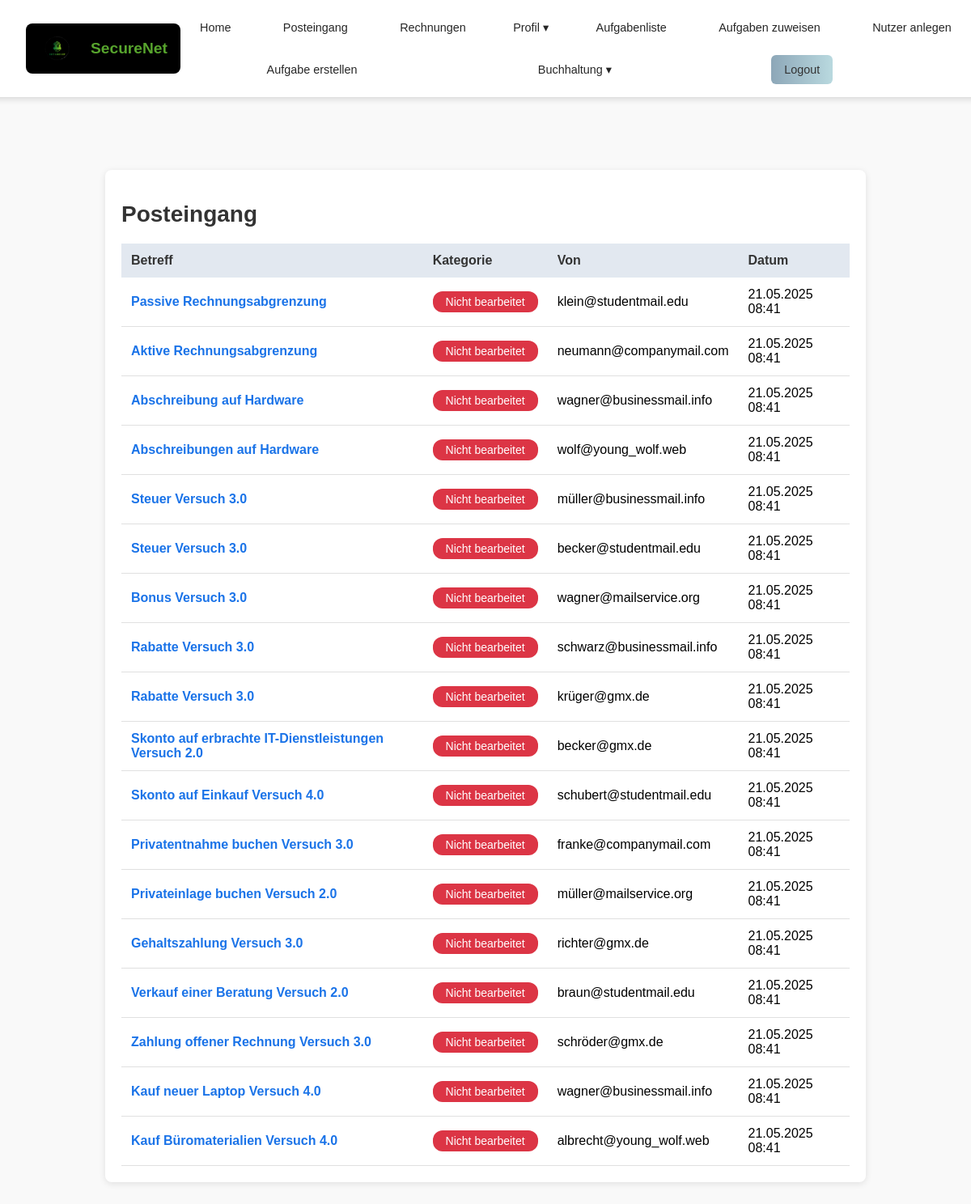
The page /posts/posteingang/ (signed in) on the database its author committed.
### posts/models.py (models this page shows, shortened)
class Mail(models.Model):
    nutzer = models.ForeignKey(settings.AUTH_USER_MODEL, on_delete=models.CASCADE)
    aufgabe = models.ForeignKey(Aufgabe_neu, on_delete=models.CASCADE, null=True, blank=True)
    absender = models.ForeignKey(Absender, on_delete=models.CASCADE, null=True, blank=True)  # Neu
    betreff = models.CharField(max_length=255)
    mailtext = models.TextField()
    versuch = models.PositiveIntegerField(default=1)
    von = models.CharField(max_length=100, default="system@secure-net.de")
    absender_name = models.CharField(max_length=100, default="")  # Neuer Name
    absender_adresse = models.CharField(max_length=255, default="")  # Neue Adresse
    datum = models.DateTimeField(auto_now_add=True)
    status = models.CharField(max_length=50, choices=[
        ('nicht bearbeitet', 'Nicht bearbeitet'),
        ('bearbeitet', 'Bearbeitet')
    ], default='nicht bearbeitet')

class Absender(models.Model):
    name = models.CharField(max_length=100,null=True)
    email = models.EmailField(max_length=100,null=True)
    straße = models.CharField(max_length=255,null=True)
    stadt = models.CharField(max_length=100,null=True)
    plz = models.CharField(max_length=10,null=True)
    telnr = models.IntegerField(null=True)

### posts/views.py (the view)
# urls.py: path('posteingang/', views.posteingang, name='posteingang'),
@login_required
def posteingang(request):
    mails = Mail.objects.filter(nutzer_id=request.user.id).order_by('-datum')
    for mail in mails:
        buchung_vorhanden = Buchung.objects.filter(
            aufgabe=mail.aufgabe,
            nutzer=request.user,
            versuch=mail.versuch  # Korrekte Zuordnung zum Versuch
        ).exists()
        if buchung_vorhanden:
            mail.status = 'bearbeitet'
        mail.save()
    return render(request, 'posts/posteingang.html', {'mails': mails})

### posts/templates/posts/posteingang.html (shortened to what this page needs)
{% extends 'master_layout.html' %}
{% load static%}
{% block css %}
<link rel="stylesheet" href="{% static 'css/posteingang.css' %}">
{% endblock %}
{% block content %}
    <div class="container">
        <h1 class="title">Posteingang</h1>
        <div class="table-container">
            <table class="mail-table">
                <thead>
                    <tr>
                        <th>Betreff</th>
                        <th>Kategorie</th>
                        <th>Von</th>
                        <th>Datum</th>
                    </tr>
                </thead>
                <tbody>
                    {% for mail in mails %}
                    <tr class="mail-row" onclick="window.location='{% url 'posts:mail_detail' mail.id %}'">
                        <td>
                            <span class="mail-subject">{{ mail.betreff }}</span>
                        </td>
                        <td>
                            {% if mail.status == 'bearbeitet' %}
                                <span class="status status-bearbeitet">Bearbeitet</span>
                            {% else %}
                                <span class="status status-nicht-bearbeitet">Nicht bearbeitet</span>
                            {% endif %}
                        </td>
                        <td>{{ mail.absender.email }}</td>
                        <td>{{ mail.datum|date:"d.m.Y H:i" }}</td>
                    </tr>
                    {% empty %}
                    <tr>
                        <td colspan="4" class="empty-row">Keine Mails verfügbar.</td>
                    </tr>
                    {% endfor %}
                </tbody>
            </table>
        </div>
    </div>
{% endblock %}

### assets/css/master_layout.css (style rules this page uses)
body { margin: 0; padding: 0; font-family: Arial, sans-serif; background-color: #f9f9f9; }

### static/css/posteingang.css (style rules this page uses)
.container { max-width: 900px; margin: 50px auto; padding: 20px; background-color: #ffffff; border-radius: 8px; box-shadow: 0px 2px 8px rgba(0, 0, 0, 0.1); }
.title { font-size: 28px; color: #333333; margin-bottom: 20px; }
.table-container { overflow-x: auto; }
.mail-table { width: 100%; border-collapse: collapse; font-size: 16px; }
.mail-table th { background-color: #e2e8f0; color: #333333; padding: 12px; text-align: left; }
.mail-table td { padding: 12px; border-bottom: 1px solid #e0e0e0; cursor: pointer; }
.mail-subject { font-weight: bold; color: #1a73e8; }
.status { padding: 5px 10px; border-radius: 12px; font-size: 14px; color: #ffffff; display: inline-block; white-space: nowrap; min-width: 110px; text-align: center; }
.status-nicht-bearbeitet { background-color: #dc3545; }

### rows shown on the page
Mail: betreff "Passive Rechnungsabgrenzung", status "Nicht bearbeitet", absender.email "klein@studentmail.edu", datum "21.05.2025 08:41"
Mail: betreff "Aktive Rechnungsabgrenzung", status "Nicht bearbeitet", absender.email "neumann@companymail.com", datum "21.05.2025 08:41"
Mail: betreff "Abschreibung auf Hardware", status "Nicht bearbeitet", absender.email "wagner@businessmail.info", datum "21.05.2025 08:41"
Mail: betreff "Abschreibungen auf Hardware", status "Nicht bearbeitet", absender.email "wolf@young_wolf.web", datum "21.05.2025 08:41"
Mail: betreff "Steuer Versuch 3.0", status "Nicht bearbeitet", absender.email "müller@businessmail.info", datum "21.05.2025 08:41"
Mail: betreff "Steuer Versuch 3.0", status "Nicht bearbeitet", absender.email "becker@studentmail.edu", datum "21.05.2025 08:41"
Mail: betreff "Bonus Versuch 3.0", status "Nicht bearbeitet", absender.email "wagner@mailservice.org", datum "21.05.2025 08:41"
Mail: betreff "Rabatte Versuch 3.0", status "Nicht bearbeitet", absender.email "schwarz@businessmail.info", datum "21.05.2025 08:41"
Mail: betreff "Rabatte Versuch 3.0", status "Nicht bearbeitet", absender.email "krüger@gmx.de", datum "21.05.2025 08:41"
Mail: betreff "Skonto auf erbrachte IT-Dienstleistungen Versuch 2.0", status "Nicht bearbeitet", absender.email "becker@gmx.de", datum "21.05.2025 08:41"
Mail: betreff "Skonto auf Einkauf Versuch 4.0", status "Nicht bearbeitet", absender.email "schubert@studentmail.edu", datum "21.05.2025 08:41"
Mail: betreff "Privatentnahme buchen Versuch 3.0", status "Nicht bearbeitet", absender.email "franke@companymail.com", datum "21.05.2025 08:41"
Mail: betreff "Privateinlage buchen Versuch 2.0", status "Nicht bearbeitet", absender.email "müller@mailservice.org", datum "21.05.2025 08:41"
Mail: betreff "Gehaltszahlung Versuch 3.0", status "Nicht bearbeitet", absender.email "richter@gmx.de", datum "21.05.2025 08:41"
Mail: betreff "Verkauf einer Beratung Versuch 2.0", status "Nicht bearbeitet", absender.email "braun@studentmail.edu", datum "21.05.2025 08:41"
Mail: betreff "Zahlung offener Rechnung Versuch 3.0", status "Nicht bearbeitet", absender.email "schröder@gmx.de", datum "21.05.2025 08:41"
Mail: betreff "Kauf neuer Laptop Versuch 4.0", status "Nicht bearbeitet", absender.email "wagner@businessmail.info", datum "21.05.2025 08:41"
Mail: betreff "Kauf Büromaterialien Versuch 4.0", status "Nicht bearbeitet", absender.email "albrecht@young_wolf.web", datum "21.05.2025 08:41"
